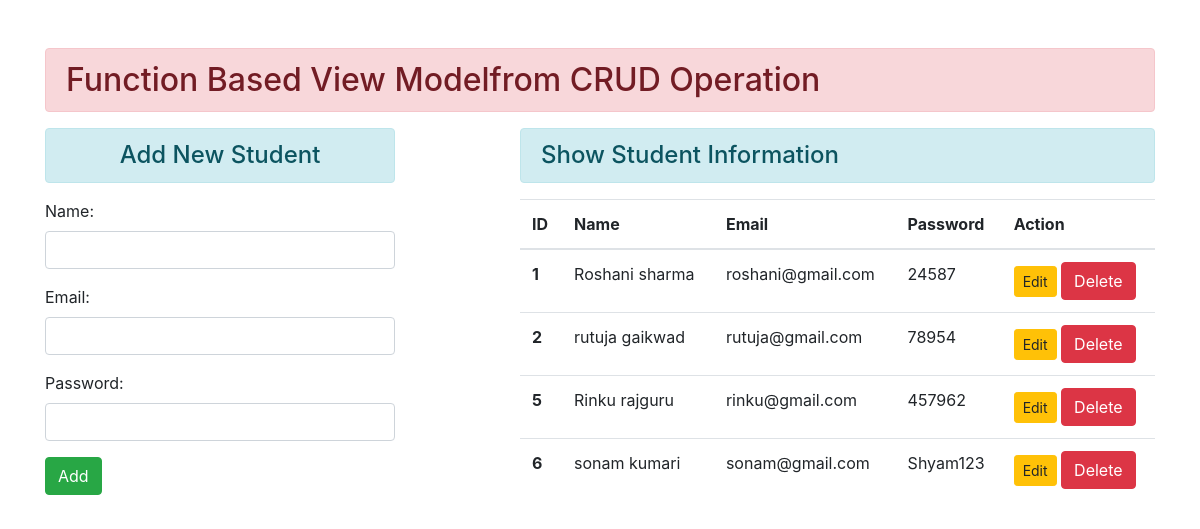
The page / on the database its author committed.
### enroll/models.py (models this page shows)
class User(models.Model):
    name = models.CharField(max_length=70)
    email = models.EmailField(max_length=100)
    password = models.CharField(max_length=100)

### enroll/views.py (the view)
# urls.py: path("", views.add_show, name="addandshow"),
def add_show(request):
    if request.method == "POST":
        fm = studentregistration(request.POST)
        if fm.is_valid():
            nm = fm.cleaned_data["name"]
            em = fm.cleaned_data["email"]
            pw = fm.cleaned_data["password"]
            reg = User(name=nm, email=em, password=pw)
            reg.save()
            fm = (
                studentregistration()
            )  # data save hone ke bad wapas blank form ana chahiye
    else:
        fm = studentregistration()
    stud = User.objects.all()
    return render(request, "enroll/addandshow.html", {"form": fm, "stu": stud})

### enroll/forms.py
class studentregistration(forms.ModelForm):
    class Meta:
        model = User
        fields = ["name", "email", "password"]
        widgets = {
            "name": forms.TextInput(attrs={"class": "form-control"}),
            "email": forms.EmailInput(attrs={"class": "form-control"}),
            "password": forms.PasswordInput(attrs={"class": "form-control"}),
        }

### enroll/templates/enroll/addandshow.html (shortened to what this page needs)
{% extends 'enroll/base.html' %}
{% block content %}
<div class="row">
    <div class="col-sm-4">
        <h4 class="text-center alert alert-info">Add New Student</h4>
        <form action="" method="POST">
            {{form.as_p}}
             <input type="submit" class="btn btn-success" value="Add">
        </form>
    </div>
    <div class="col-sm-7 offset-1">
        <h4 class="text centre alert alert-info">Show Student Information</h4>
        {% if stu %}
         <table class="table table-hover">
  <thead>
    <tr>
      <th scope="col">ID</th>
      <th scope="col">Name</th>
      <th scope="col">Email</th>
      <th scope="col">Password</th>
      <th scope="col">Action</th>
    </tr>
  </thead>
  <tbody>
  {%  for st in stu %}
    <tr>
      <th scope="row">{{st.id}}</th>
      <td>{{st.name}}</td>
      <td>{{st.email}}</td>
      <td>{{st.password}}</td>
        <td>
            <a href="{% url 'updatedata' st.id %}" class="btn btn-warning btn-sm">Edit</a>
            <form action="{% url 'deletedata' st.id %}" method="POST" class="d-inline"> {% csrf_token %}
                <input type="submit" class="btn btn-danger" value="Delete">
            </form>
        </td>
    </tr>
  {% endfor %}
  </tbody>
</table>
        {% else %}
        <h4 class="text centre alert alert-warning">No Record</h4>
        {% endif %}
    </div>
</div>
{% endblock content %}

### enroll/templates/enroll/base.html (shortened to what this page needs)
<!DOCTYPE html>
{% load static %}
<html lang="en">
<head>
    <link rel="stylesheet" href="{% static 'enroll/css/bootstrap.css' %}">
</head>
<body>
<div class="container mt-5">
    <h2 class="text center alert alert-danger">Function Based View Modelfrom CRUD Operation</h2>
    {% block content %} {% endblock content %}
</div>
</body>
</html>

### rows shown on the page
User: id "1", name "Roshani sharma", email "roshani@gmail.com", password "24587"
User: id "2", name "rutuja gaikwad", email "rutuja@gmail.com", password "78954"
User: id "5", name "Rinku rajguru", email "rinku@gmail.com", password "457962"
User: id "6", name "sonam kumari", email "sonam@gmail.com", password "Shyam123"
